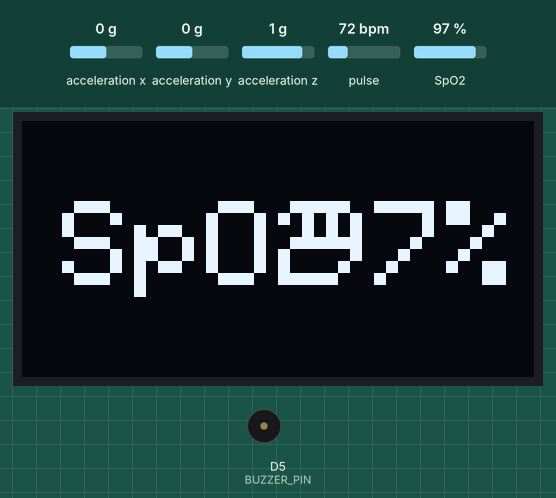
Recording of a sketch running on a simulated ESP8266 (NodeMCU). On the bench: 128×64 one-colour display, buzzer (waves = sounding, pin HIGH). Inputs (shaded band) come from the test bench; at power-on: SpO2 97 %, acceleration x 0 g, pulse 72 bpm, acceleration y 0 g, acceleration z 1 g. WiFi joins after 1.5 s; servers stay silent unless stated; uploads are accepted with an empty reply; what the sketch prints to the serial monitor is not drawn.

Above: at 5.6 s.
5.7 s: SpO2 set to 80 %
At 7.0 s:
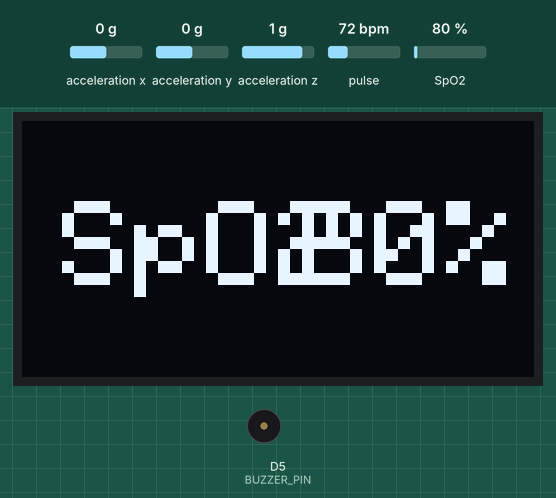
10.8 s: acceleration x set to -1.4 g
At 13.2 s:
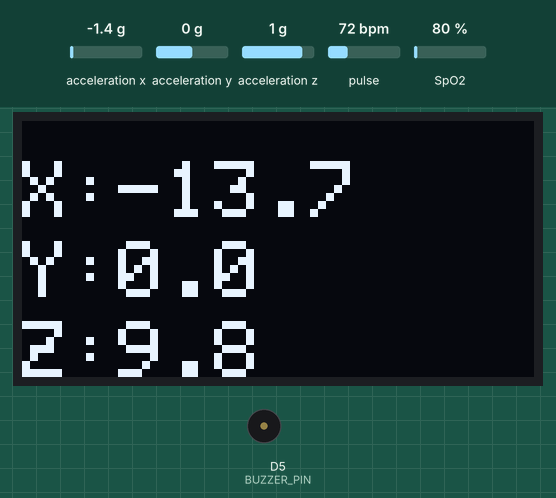
15.3 s: pulse set to 42 bpm
At 19.4 s:
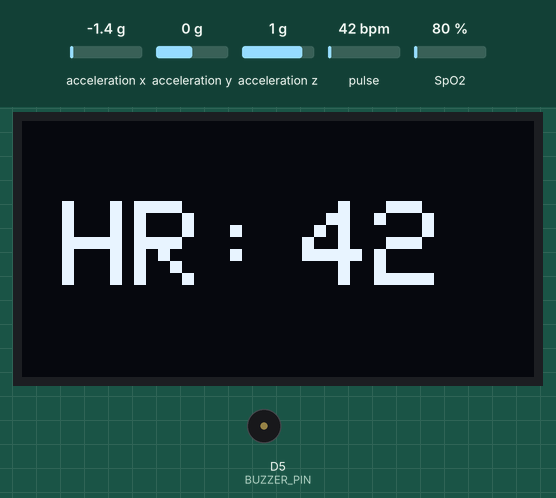
19.7 s: pulse set to 70 bpm
At 22.3 s:
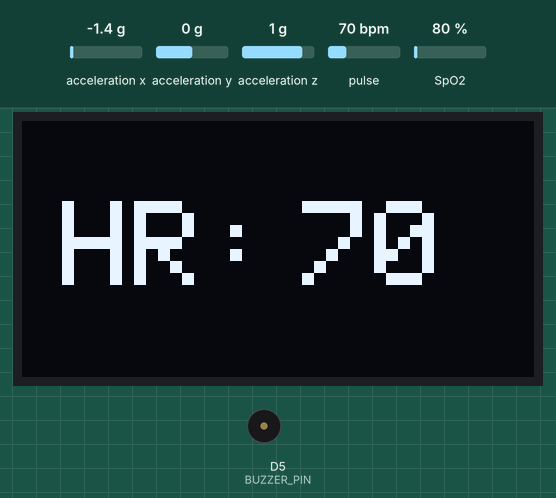
24.1 s: acceleration y set to -1.4 g
At 27.5 s:
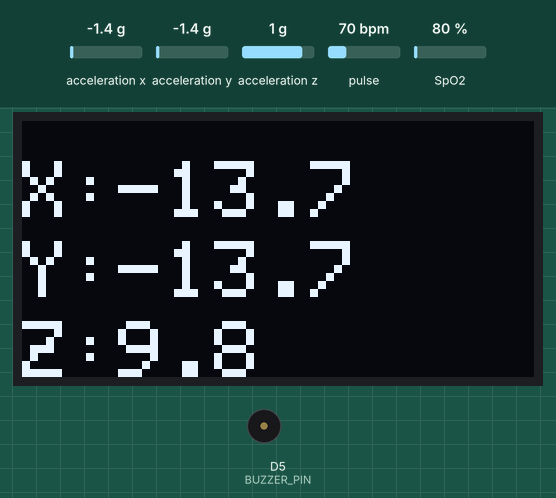
Timing chart, 0 to 29.0 s (numbered marks = the images above; inputs shaded):
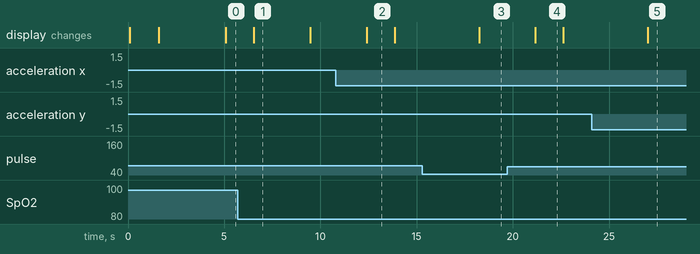

Measured:
- after the input at 5.7 s, the display: changes after 0.85 s (image 1)
- after the input at 10.8 s, the display: changes after 1.6 s (image 2)
- after the input at 15.3 s, the display: changes after 2.9 s (image 3)
- after the input at 19.7 s, the display: changes after 1.5 s (image 4)
- after the input at 24.1 s, the display: changes after 2.9 s (image 5)
- what the display in image 1 shows lasts 3.0 s, from 6.5 s to 9.5 s
- what the display in image 2 shows lasts 1.5 s, from 12.4 s to 13.9 s

The sketch:

resqsense_watch.ino
```cpp
#include <Wire.h>
#include <Adafruit_Sensor.h>
#include <Adafruit_ADXL345_U.h>
#include <Adafruit_SSD1306.h>
#include <Adafruit_GFX.h>
#include "MAX30105.h"
#include "spo2_algorithm.h"
#include <ArduinoJson.h>
#include <ESP8266WiFi.h>
#include <ESP8266HTTPClient.h>
#include <WiFiClient.h>

// --- Wi-Fi & Server Configuration ---
const char* ssid = "Dontsmuggle";
const char* password = "faisal123";
// Example: "http://192.168.1.100:5000/data"
const char* serverUrl = "http://10.109.8.52:5000/watchdata";


#define SCREEN_WIDTH 128
#define SCREEN_HEIGHT 64

// === OLED ===
Adafruit_SSD1306 display(SCREEN_WIDTH, SCREEN_HEIGHT, &Wire, -1);

// === ADXL345 ===
Adafruit_ADXL345_Unified accel = Adafruit_ADXL345_Unified(12345);

// === MAX30102 ===
MAX30105 particleSensor;

// === Pins ===
#define BUZZER_PIN D5
#define BUTTON_PIN D3

// --- Buffer for SPO2 calculation ---
#define SAMPLE_BUFFER 100
uint32_t irBuffer[SAMPLE_BUFFER];
uint32_t redBuffer[SAMPLE_BUFFER];
int32_t bufferLength = SAMPLE_BUFFER;
int32_t spo2;
int8_t validSPO2;
int32_t heartRate;
int8_t validHeartRate;

// --- Buzzer timer ---
bool buzzerActive = false;
unsigned long buzzerStartTime = 0;

// --- OLED page switch ---
int currentPage = 0;
unsigned long lastPageSwitch = 0;
const unsigned long pageInterval = 3000; // 3 sec per slide

void setupWiFi() {
  Serial.print("Connecting to ");
  Serial.println(ssid);
  display.clearDisplay();
  display.setCursor(0,0);
  display.print("Connecting to WiFi...");
  display.display();

  WiFi.begin(ssid, password);
  while (WiFi.status() != WL_CONNECTED) {
    delay(500);
    Serial.print(".");
  }
  Serial.println("");
  Serial.println("WiFi connected");
  Serial.print("IP address: ");
  Serial.println(WiFi.localIP());
  display.clearDisplay();
  display.setCursor(0,0);
  display.print("WiFi Connected!");
  display.setCursor(0,10);
  display.print(WiFi.localIP());
  display.display();
  delay(2000);
}


void setup() {
  Serial.begin(115200);
  Wire.begin(D2, D1); // SDA, SCL

  // --- OLED ---
  if (!display.begin(SSD1306_SWITCHCAPVCC, 0x3C)) {
    Serial.println(F("SSD1306 not found"));
    while (1);
  }
  display.clearDisplay();
  display.setTextSize(1);
  display.setTextColor(WHITE);
  display.setCursor(0, 0);
  display.println("System Boot...");
  display.display();

  // --- Connect to WiFi ---
  setupWiFi();

  // --- ADXL345 ---
  if (!accel.begin()) {
    Serial.println("ADXL345 not found");
    while (1);
  }
  accel.setRange(ADXL345_RANGE_16_G);

  // --- MAX30102 ---
  if (!particleSensor.begin(Wire, I2C_SPEED_STANDARD)) {
    Serial.println("MAX30102 not found");
    while (1);
  }
  particleSensor.setup();
  particleSensor.setPulseAmplitudeRed(0x0A);
  particleSensor.setPulseAmplitudeGreen(0);

  // --- Pins ---
  pinMode(BUZZER_PIN, OUTPUT);
  pinMode(BUTTON_PIN, INPUT_PULLUP);

  Serial.println("System Ready...");
}

void loop() {
  unsigned long now = millis();

  // --- Read Accelerometer ---
  sensors_event_t event;
  accel.getEvent(&event);

  // --- Collect MAX30102 Samples (non-blocking) ---
  for (int i = 0; i < bufferLength; i++) {
    while (!particleSensor.available()) {
      particleSensor.check();
    }
    redBuffer[i] = particleSensor.getRed();
    irBuffer[i] = particleSensor.getIR();
    particleSensor.nextSample();
  }

  // --- Run SPO2 Algorithm ---
  maxim_heart_rate_and_oxygen_saturation(
    irBuffer, bufferLength,
    redBuffer,
    &spo2, &validSPO2,
    &heartRate, &validHeartRate
  );

  // --- Button handling ---
  if (digitalRead(BUTTON_PIN) == LOW && !buzzerActive) {
    buzzerActive = true;
    buzzerStartTime = now;
    digitalWrite(BUZZER_PIN, HIGH);
    Serial.println("Button pressed -> Buzzer sequence started.");
  }

  // --- Handle buzzer sequence ---
  if (buzzerActive) {
    if (now - buzzerStartTime >= 15000) {
      buzzerActive = false;
      digitalWrite(BUZZER_PIN, LOW);
      Serial.println("Buzzer sequence ended.");
    }
  }

  // --- Create JSON ---
  StaticJsonDocument<256> doc;
  doc["accelerometer"]["x"] = event.acceleration.x;
  doc["accelerometer"]["y"] = event.acceleration.y;
  doc["accelerometer"]["z"] = event.acceleration.z;
  doc["heart_rate"] = validHeartRate ? heartRate : -1;
  doc["spo2"] = validSPO2 ? spo2 : -1;
  doc["button"] = digitalRead(BUTTON_PIN) == LOW ? 1 : 0;
  doc["buzzer"] = digitalRead(BUZZER_PIN);

  // --- Send JSON to Server ---
  if (WiFi.status() == WL_CONNECTED) {
    String jsonString;
    serializeJson(doc, jsonString);

    WiFiClient client;
    HTTPClient http;

    http.begin(client, serverUrl);
    http.addHeader("Content-Type", "application/json");
    int httpResponseCode = http.POST(jsonString);

    if (httpResponseCode > 0) {
      Serial.print("HTTP Response code: ");
      Serial.println(httpResponseCode);
    } else {
      Serial.print("Error sending POST: ");
      Serial.println(httpResponseCode);
    }
    http.end();
  } else {
    Serial.println("WiFi Disconnected. Cannot send data.");
  }


  // --- OLED Page Switch ---
  if (now - lastPageSwitch > pageInterval) {
    currentPage = (currentPage + 1) % 4; // 4 slides
    lastPageSwitch = now;
  }

  // --- OLED Display ---
  display.clearDisplay();
  display.setTextColor(WHITE);

  switch (currentPage) {
    case 0: { // Heart Rate
      display.setTextSize(3);
      display.setCursor(10, 20);
      display.print("HR:");
      display.setCursor(70, 20);
      display.print(validHeartRate ? heartRate : 0);
      break;
    }
    case 1: { // SpO2
      display.setTextSize(3);
      display.setCursor(10, 20);
      display.print("SpO2");
      display.setCursor(70, 20);
      display.print(validSPO2 ? spo2 : 0);
      display.print("%");
      break;
    }
    case 2: { // Accelerometer
      display.setTextSize(2);
      display.setCursor(0, 10);
      display.print("X:");
      display.println(event.acceleration.x, 1);
      display.setCursor(0, 30);
      display.print("Y:");
      display.println(event.acceleration.y, 1);
      display.setCursor(0, 50);
      display.print("Z:");
      display.println(event.acceleration.z, 1);
      break;
    }
    case 3: { // Button
      display.setTextSize(3);
      display.setCursor(10, 20);
      display.print("Btn:");
      display.setCursor(10, 45);
      display.print(digitalRead(BUTTON_PIN) == LOW ? "ON" : "OFF");
      break;
    }
  }

  display.display();
}
```
